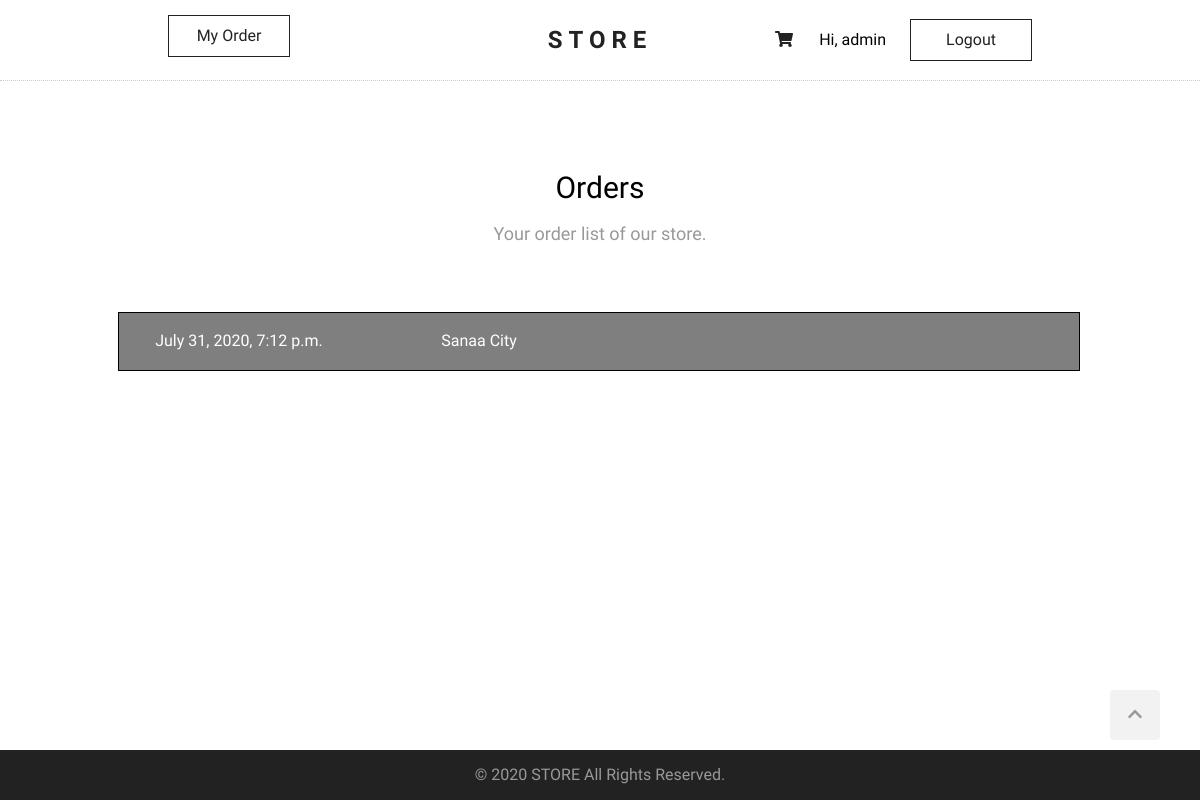
The page /orders/ (signed in) on the database as committed earlier.
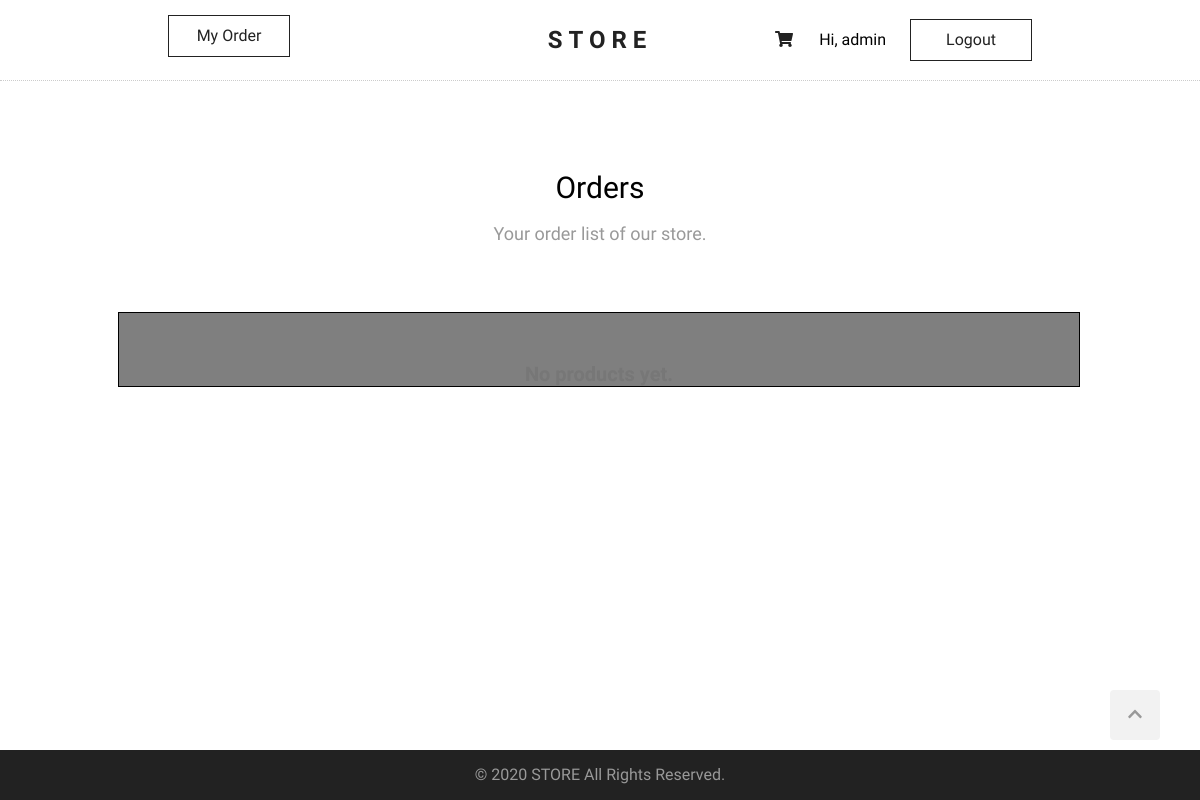
The same page on the database as committed later.
### orders/models.py (models this page shows, shortened)
class Order(models.Model):
    user = models.ForeignKey(
        User, related_name="orders", null=True, on_delete=models.CASCADE)
    items = models.ManyToManyField(Product)
    ordered_at = models.DateTimeField(auto_now=True)
    address = models.CharField(max_length=100, blank=True)

### orders/views.py (the view)
# urls.py: path('orders/', orders_list, name='orders_list'),
@login_required
def orders_list(request):
    orders = Order.objects.filter(user=request.user)
    return render(request, 'orders/order_list.html', {'orders': orders})

### templates/orders/order_list.html (shortened to what this page needs)
{% extends "base.html" %}
{% block content %}
<section  class="clearfix">
    <h2 class="section-headline">Orders</h2>
    <p class="section-description">
        Your order list of our store.
    </p>
    <div class="order">
        <ul>
            {% for order in orders %}
            <li class="item">
                <div>
                    <p>{{ order.ordered_at }}</p>
                </div>
                <div>
                    <p>{{ order.address}}</p>
                </div>
            </li>
            {% empty %}
            <li>
                <p class="no-product">No products yet.</p>
            </li>
            {% endfor %}
        </ul>
    </div>
</section>
{% endblock %}

Rows that differ between the two databases and show on the page:
removed Order: ordered_at "July 31, 2020, 7:12 p.m.", address "Sanaa City"
